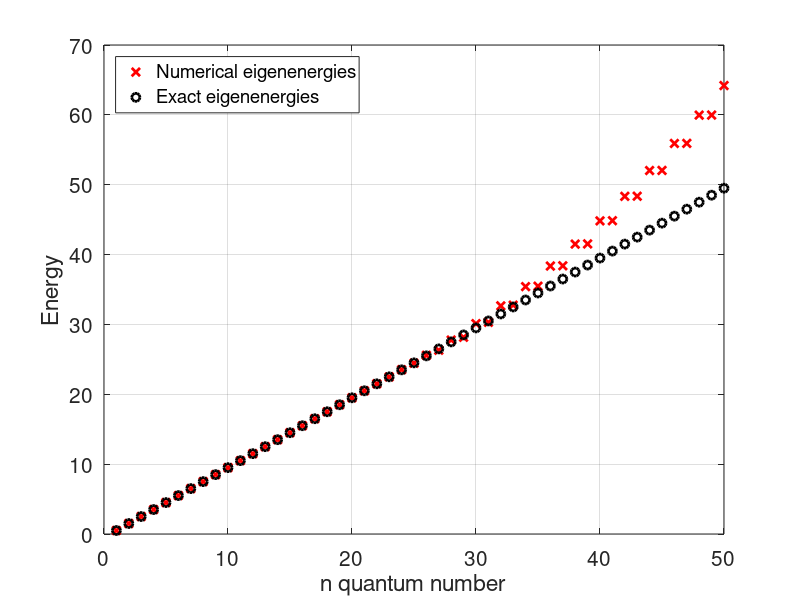
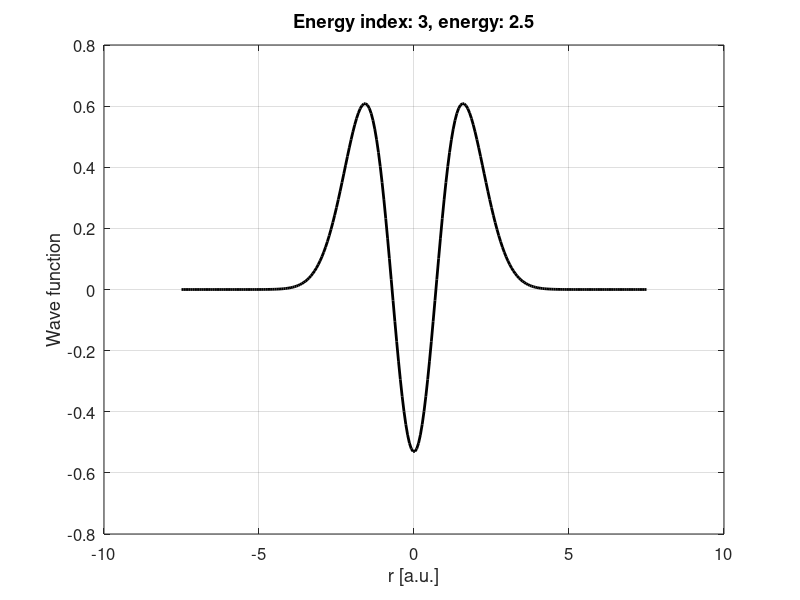

MATLAB code to generate these figures, in order:
% This script determines the energies for a quantum particle of unit mass
% confined within a harmonic oscillator potential. It does so by setting 
% up the Hamiltonian, numerically, and diagonalizing it.
%
% Numerical inputs:
%   L       - The extension of the spatial grid 
%   N       - The number of grid points
% 
% Input for the harmonic potential:
%   kStrength - the strength of the potential
%
% Inputs for plotting
%   NplotE  - The number of energies to display
%   NplotWF - The number of wave functions to display
%
% All inputs are hard coded initially.

% Numerical grid parameters
L = 15;
N = 256;                % Should be 2^k, k integer, for FFT's sake

% Input parameter for the potential
kStrength = 1;

% Number of plots
NplotE = 50;
NplotWF = 3;

% Set up grid
h = L/(N-1);
x = transpose(linspace(-L/2, L/2, N));      % Column vector

% Set up barrier
Vpot = @(x) 1/2*kStrength*x.^2;

% Set up kinetic energy matrix by means of the fast Fourier transform
k=2*pi/(N*h)*[0:(N/2-1), (-N/2:-1)];          % Vector with k-values
% Fourier transform the identity matrix:
Tmat_FFT = fft(eye(N));
% Multiply by (ik)^2
Tmat_FFT = diag(-k.^2)*Tmat_FFT;
% Transform back to x-representation
Tmat_FFT = ifft(Tmat_FFT);
Tmat_FFT = -1/2*Tmat_FFT;            % Correct prefactor

% Full Hamiltonian
Ham = Tmat_FFT + diag(Vpot(x));         % Hamiltonian

% Diagonalization
[U E] = eig(Ham);
% Extract eigen energies, the diagonal of E
E = diag(E);
% Sort eigenvalues - and rearrange eigenvectors accordingly
[E Ind] = sort(real(E));
U = U(:, Ind);
% Ensure proper normalization
U = U/sqrt(h);

% Plott some of the bound energies together with the analytical formula
figure(1)
for n = 1:min(NplotE, N)
  % Numerical values
  plot(1:NplotE, E(1:NplotE), 'rx', 'linewidth', 2)
  % Analytical values
  hold on
  plot(1:NplotE, sqrt(kStrength)*([0:(NplotE-1)]+1/2), 'ko', 'linewidth', 2)
  hold off
end
grid on
set(gca, 'fontsize', 15)
xlabel('n quantum number')
ylabel('Energy')
legend('Numerical eigenenergies', 'Exact eigenenergies', 'location', 'northwest')

% Plot some of the wave functions
figure(2)
for n = 1:min(N,NplotWF)
  % Write energy to screen
  plot(x, U(:,n), 'k-', 'linewidth', 2)
  title(['Energy index: ', num2str(n), ', energy: ', num2str(E(n))])
  set(gca, 'fontsize', 12)
  xlabel('r [a.u.]')
  ylabel('Wave function')
  grid on
  pause
end
